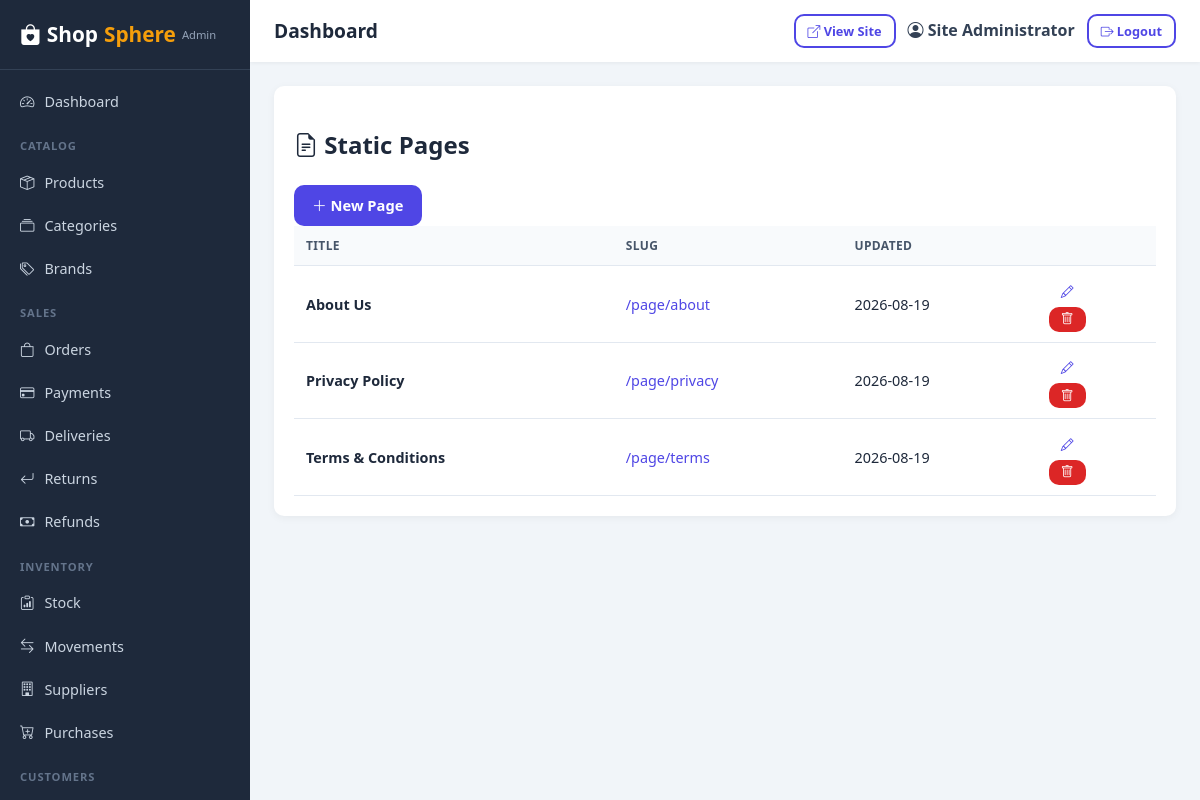
The app's page /admin/pages (signed in) with its own data.
### app/models/user.py (models this page shows, shortened)
class User(UserMixin, db.Model):
    __tablename__ = 'users'
    id = db.Column(db.Integer, primary_key=True)
    full_name = db.Column(db.String(120), nullable=False)
    email = db.Column(db.String(120), unique=True, nullable=False, index=True)
    phone = db.Column(db.String(30), nullable=True, index=True)
    password_hash = db.Column(db.String(255), nullable=False)
    avatar = db.Column(db.String(255), nullable=True)
    is_active = db.Column(db.Boolean, default=True)
    is_verified = db.Column(db.Boolean, default=False)
    is_staff = db.Column(db.Boolean, default=False)
    last_login = db.Column(db.DateTime)
    reset_token = db.Column(db.String(100), nullable=True)
    reset_token_expires = db.Column(db.DateTime)
    created_at = db.Column(db.DateTime, default=datetime.utcnow)
    updated_at = db.Column(db.DateTime, default=datetime.utcnow, onupdate=datetime.utcnow)
    roles = db.relationship('Role', secondary=user_roles, back_populates='users', lazy='selectin')
    addresses = db.relationship('Address', backref='customer', lazy='dynamic', cascade='all, delete-orphan')
    orders = db.relationship('Order', backref='customer', lazy='dynamic', foreign_keys='Order.customer_id')
    reviews = db.relationship('Review', backref='customer', lazy='dynamic', foreign_keys='Review.customer_id')
    return_requests = db.relationship('ReturnRequest', backref='customer', lazy='dynamic', foreign_keys='ReturnRequest.customer_id')
    support_tickets = db.relationship('SupportTicket', backref='customer', lazy='dynamic', foreign_keys='SupportTicket.customer_id')
    notifications = db.relationship('Notification', backref='user', lazy='dynamic', cascade='all, delete-orphan')
    loyalty_transactions = db.relationship('LoyaltyTransaction', backref='user', lazy='dynamic', cascade='all, delete-orphan')
    def has_role(self, role_name):
        return any(r.name == role_name for r in self.roles)
    def has_permission(self, perm_name):
        if self.has_role('Super Admin'):
            return True
        for r in self.roles:
            for p in r.permissions:
                if p.name == perm_name:
                    return True
        return False

### app/models/content.py (models this page shows)
class PageContent(db.Model):
    __tablename__ = 'page_contents'
    id = db.Column(db.Integer, primary_key=True)
    slug = db.Column(db.String(120), unique=True, nullable=False)  # about, terms, privacy, ...
    title = db.Column(db.String(200), nullable=False)
    content = db.Column(db.Text)
    updated_at = db.Column(db.DateTime, default=datetime.utcnow, onupdate=datetime.utcnow)

### app/routes/admin.py (the view)
@admin_bp.route('/pages')
@permission_required('manage_content')
def pages():
    pages = PageContent.query.order_by(PageContent.slug).all()
    return render_template('admin/pages.html', pages=pages)

### app/utils/helpers.py (called while the page is built)
def settings_value(key, default=None):
    from app.models.content import Setting
    cached = getattr(current_app, '_settings_cache', None)
    if cached is None:
        cached = {s.key: s.value for s in Setting.query.all()}
        current_app._settings_cache = cached
    return cached.get(key, default)

### app/templates/admin/pages.html (shortened to what this page needs)
{% extends "admin/base.html" %}
{% block content %}
<div class="admin-panel">
  <div class="admin-panel-head">
    <h2><i class="bi bi-file-earmark-text"></i> Static Pages</h2>
    <a href="{{ url_for('admin.page_new') }}" class="btn btn-primary"><i class="bi bi-plus-lg"></i> New Page</a>
  </div>
  <table class="admin-table">
    <thead><tr><th>Title</th><th>Slug</th><th>Updated</th><th></th></tr></thead>
    <tbody>
      {% for p in pages %}
      <tr>
        <td><strong>{{ p.title }}</strong></td>
        <td><a href="{{ url_for('main.page', slug=p.slug) }}" target="_blank">/page/{{ p.slug }}</a></td>
        <td>{{ p.updated_at.strftime('%Y-%m-%d') if p.updated_at else '-' }}</td>
        <td class="text-end">
          <a href="{{ url_for('admin.page_edit', page_id=p.id) }}" class="btn btn-sm btn-light"><i class="bi bi-pencil"></i></a>
          <form method="POST" action="{{ url_for('admin.page_delete', page_id=p.id) }}" class="d-inline">
            <button class="btn btn-sm btn-danger" onclick="return confirm('Delete page?')"><i class="bi bi-trash"></i></button>
          </form>
        </td>
      </tr>
      {% else %}
      <tr><td colspan="4" class="text-center text-muted">No pages.</td></tr>
      {% endfor %}
    </tbody>
  </table>
</div>
{% endblock %}

### app/templates/admin/base.html (shortened to what this page needs)
<!DOCTYPE html>
<html lang="en">
<head>
  <link rel="stylesheet" href="{{ url_for('static', filename='css/style.css') }}">
  <link rel="stylesheet" href="{{ url_for('static', filename='css/admin.css') }}">
  <link rel="stylesheet" href="https://cdn.jsdelivr.net/npm/bootstrap-icons@1.11.1/font/bootstrap-icons.css">
</head>
<body class="admin-body">
  <div class="admin-layout">
    <aside class="admin-sidebar">
      <div class="admin-logo">
        <a href="{{ url_for('admin.dashboard') }}"><i class="bi bi-bag-heart-fill"></i> Shop<span>Sphere</span> <small>Admin</small></a>
      </div>
      <nav class="admin-nav">
        <a href="{{ url_for('admin.dashboard') }}" class="{{ 'active' if request.endpoint == 'admin.dashboard' }}"><i class="bi bi-speedometer2"></i> Dashboard</a>
        <div class="nav-group">Catalog</div>
        <a href="{{ url_for('admin.products') }}" class="{{ 'active' if 'product' in request.endpoint }}"><i class="bi bi-box-seam"></i> Products</a>
        <a href="{{ url_for('admin.categories') }}" class="{{ 'active' if request.endpoint == 'admin.categories' }}"><i class="bi bi-collection"></i> Categories</a>
        <a href="{{ url_for('admin.brands') }}" class="{{ 'active' if request.endpoint == 'admin.brands' }}"><i class="bi bi-tags"></i> Brands</a>
        <div class="nav-group">Sales</div>
        <a href="{{ url_for('admin.orders') }}" class="{{ 'active' if request.endpoint == 'admin.orders' }}"><i class="bi bi-bag"></i> Orders</a>
        <a href="{{ url_for('admin.payments') }}" class="{{ 'active' if request.endpoint == 'admin.payments' }}"><i class="bi bi-credit-card"></i> Payments</a>
        <a href="{{ url_for('admin.deliveries') }}" class="{{ 'active' if request.endpoint == 'admin.deliveries' }}"><i class="bi bi-truck"></i> Deliveries</a>
        <a href="{{ url_for('admin.returns') }}" class="{{ 'active' if request.endpoint == 'admin.returns' }}"><i class="bi bi-arrow-return-left"></i> Returns</a>
        <a href="{{ url_for('admin.refunds') }}" class="{{ 'active' if request.endpoint == 'admin.refunds' }}"><i class="bi bi-cash"></i> Refunds</a>
        <div class="nav-group">Inventory</div>
        <a href="{{ url_for('admin.inventory') }}" class="{{ 'active' if request.endpoint == 'admin.inventory' }}"><i class="bi bi-clipboard-data"></i> Stock</a>
        <a href="{{ url_for('admin.inventory_movements') }}" class="{{ 'active' if request.endpoint == 'admin.inventory_movements' }}"><i class="bi bi-arrow-left-right"></i> Movements</a>
        <a href="{{ url_for('admin.suppliers') }}" class="{{ 'active' if request.endpoint == 'admin.suppliers' }}"><i class="bi bi-building"></i> Suppliers</a>
        <a href="{{ url_for('admin.purchases') }}" class="{{ 'active' if request.endpoint == 'admin.purchases' }}"><i class="bi bi-cart-plus"></i> Purchases</a>
        <div class="nav-group">Customers</div>
        <a href="{{ url_for('admin.customers') }}" class="{{ 'active' if request.endpoint == 'admin.customers' }}"> Customers</a>
      </nav>
    </aside>
    <div class="admin-main">
      <header class="admin-header">
        <div class="admin-header-left">
          <span class="admin-page-title">{% block page_title %}Dashboard{% endblock %}</span>
        </div>
        <div class="admin-header-right">
          <a href="{{ url_for('main.home') }}" target="_blank" class="btn btn-outline btn-sm"><i class="bi bi-box-arrow-up-right"></i> View Site</a>
          <span class="admin-user"><i class="bi bi-person-circle"></i> {{ current_user.full_name }}</span>
          <a href="{{ url_for('auth.logout') }}" class="btn btn-outline btn-sm"><i class="bi bi-box-arrow-right"></i> Logout</a>
        </div>
      </header>
      <div class="admin-content">
        {% block content %}{% endblock %}
      </div>
    </div>
  </div>
</body>
</html>

### app/static/css/style.css (style rules this page uses)
:root { --primary: #4f46e5; --primary-dark: #4338ca; --secondary: #0ea5e9; --accent: #f59e0b; --success: #16a34a; --danger: #dc2626; --warning: #d97706; --dark: #1e293b; --light: #f8fafc; --muted: #64748b; --border: #e2e8f0; --radius: 10px; --shadow: 0 2px 12px rgba(0, 0, 0, .08); }
* { box-sizing: border-box; }
body { font-family: 'Segoe UI', system-ui, -apple-system, sans-serif; color: var(--dark); background: #f4f6fb; margin: 0; line-height: 1.6; }
a { color: var(--primary); text-decoration: none; }
.btn { display: inline-block; padding: 9px 18px; border-radius: var(--radius); border: none; font-weight: 600; cursor: pointer; font-size: .92rem; transition: all .15s; text-align: center; }
.btn-primary { background: var(--primary); color: #fff; }
.btn-danger { background: var(--danger); color: #fff; }
.btn-outline { background: transparent; border: 2px solid var(--primary); color: var(--primary); }
.btn-sm { padding: 5px 12px; font-size: .8rem; }

### app/static/css/admin.css (style rules this page uses)
.admin-body { background: #f1f5f9; margin: 0; }
.admin-layout { display: flex; min-height: 100vh; }
.admin-sidebar { width: 250px; background: #1e293b; color: #cbd5e1; position: fixed; top: 0; left: 0; bottom: 0; overflow-y: auto; transition: transform .2s; z-index: 1000; }
.admin-logo { padding: 18px 20px; border-bottom: 1px solid #334155; }
.admin-logo a { color: #fff; font-size: 1.3rem; font-weight: 800; display: flex; align-items: center; gap: 6px; }
.admin-logo a span { color: #f59e0b; }
.admin-logo small { font-size: .7rem; color: #94a3b8; font-weight: 500; }
.admin-nav { padding: 10px 0; }
.admin-nav a { display: flex; align-items: center; gap: 10px; padding: 10px 20px; color: #cbd5e1; font-size: .9rem; font-weight: 500; }
.admin-nav .nav-group { padding: 14px 20px 6px; font-size: .7rem; text-transform: uppercase; letter-spacing: .08em; color: #64748b; font-weight: 700; }
.admin-main { flex: 1; margin-left: 250px; display: flex; flex-direction: column; }
.admin-header { background: #fff; padding: 14px 24px; display: flex; justify-content: space-between; align-items: center; box-shadow: 0 1px 4px rgba(0, 0, 0, .06); position: sticky; top: 0; z-index: 100; }
.admin-header-left { display: flex; align-items: center; gap: 14px; }
.admin-page-title { font-size: 1.2rem; font-weight: 700; color: #1e293b; }
.admin-header-right { display: flex; align-items: center; gap: 12px; }
.admin-user { font-weight: 600; color: #334155; }
.admin-content { padding: 24px; }
.admin-panel { background: #fff; border-radius: 10px; box-shadow: 0 2px 8px rgba(0, 0, 0, .05); padding: 20px; margin-bottom: 20px; }
.admin-table { width: 100%; border-collapse: collapse; }
.admin-table th, .admin-table td { padding: 10px 12px; text-align: left; border-bottom: 1px solid #e2e8f0; font-size: .9rem; }
.admin-table th { background: #f8fafc; font-weight: 600; color: #475569; text-transform: uppercase; font-size: .75rem; letter-spacing: .03em; }

### records on screen
User: full_name "Site Administrator"
PageContent: title "About Us", slug "about", updated_at "2026-08-19"
PageContent: title "Privacy Policy", slug "privacy", updated_at "2026-08-19"
PageContent: title "Terms & Conditions", slug "terms", updated_at "2026-08-19"
